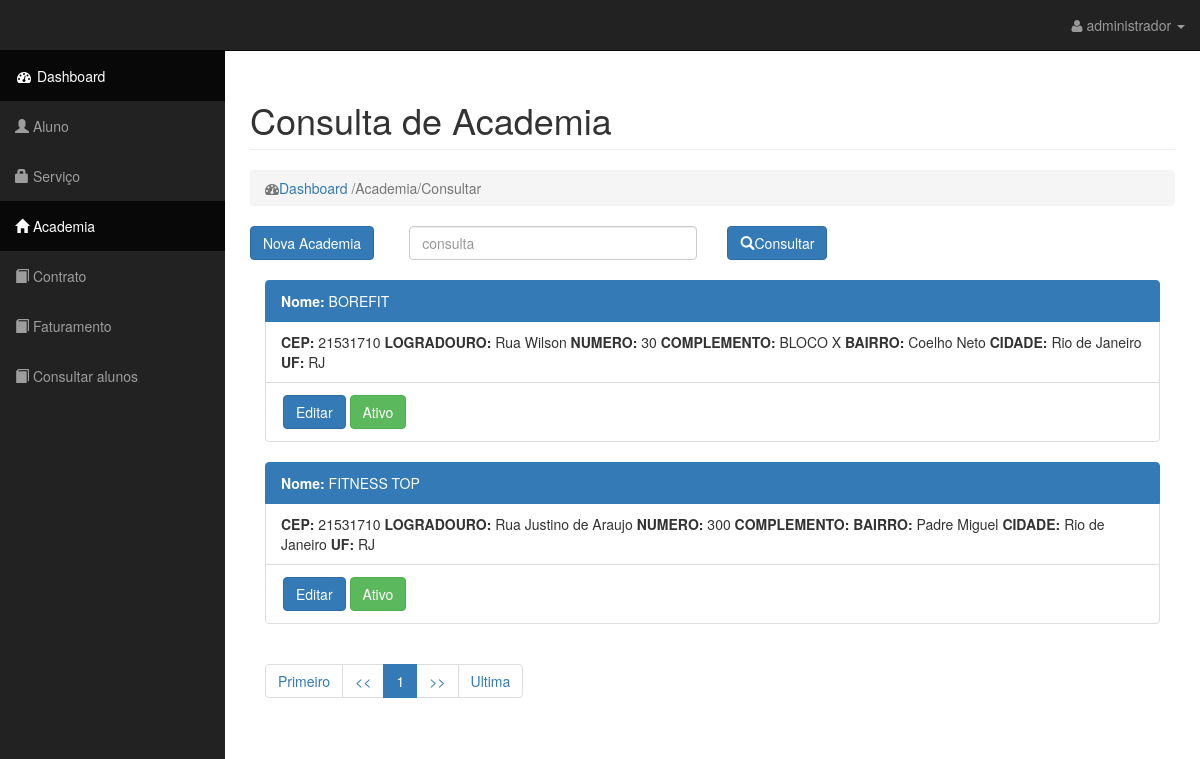
/?pagina=consultar-academia&p=1 (signed in), run on the app's committed database.
### tables this page shows
CREATE TABLE `academia` (
  `ID_ACADEMIA` int(11) NOT NULL,
  `NOME` varchar(100) NOT NULL,
  `CEP` varchar(8) NOT NULL,
  `LOGRADOURO` varchar(100) NOT NULL,
  `NUMERO` int(9) NOT NULL,
  `COMPLEMENTO` varchar(100) NOT NULL,
  `BAIRRO` varchar(50) NOT NULL,
  `CIDADE` varchar(50) NOT NULL,
  `UF` varchar(2) NOT NULL,
  `STATUS` int(1) NOT NULL
);

### index.php (called while the page is built, shortened)
<?php
$rota = new Rota();
$rota->Paginacao();

### model/Academia.php (the view, shortened to what this page needs)
<?php
class Academia extends \Model\Configuracao
{
    function ListarAcademia($pagina, $consulta,$urlParam)
    {
        $funcao = new Funcoes();
        $porPagina = 5;
        $offset = (($pagina - 1) * $porPagina);
        $limit = $porPagina;
        $SQL = "SELECT * FROM academia where (NOME LIKE '%" . $consulta . "%' or LOGRADOURO LIKE '%" . $consulta . "%' or CIDADE LIKE '%" . $consulta . "%' or BAIRRO LIKE '%" . $consulta . "%' or UF LIKE '%" . $consulta . "%') LIMIT " . $limit . " OFFSET " . $offset;
        $result = $this->conexao->query($SQL);
        if (!$result) {
            $funcao->msg('error', $this->conexao->error);
        } else {
            while ($row = $result->fetch_assoc()) {
                echo "<form method='post'>";
                echo "<ul class='list-group'>";
                echo "<li href='#' class='list-group-item active'><b>Nome:</b> " . $row['NOME'] . "</li>";
                echo "<li href='#' class='list-group-item'><b>CEP:</b> " . $row['CEP'];
                echo " <b>LOGRADOURO:</b> " . $row['LOGRADOURO'];
                echo " <b>NUMERO:</b> " . $row['NUMERO'];
                echo " <b>COMPLEMENTO:</b> " . $row['COMPLEMENTO'];
                echo " <b>BAIRRO:</b> " . $row['BAIRRO'];
                echo " <b>CIDADE:</b> " . $row['CIDADE'];
                echo " <b>UF:</b> " . $row['UF'] . "</li>";
                echo "<li href='#' class='list-group-item'>";
                echo "<a href='?pagina=atualizar-academia&id=" . $row['ID_ACADEMIA'] . "' style='margin: 2px' class='btn btn-primary'>Editar</a>";
                if ($row['STATUS'] == '1')
                    echo "<input type='submit' name='bt_status' value='Ativo' style='margin: 2px' class='btn btn-success' />";
                else
                    echo "<input type='submit' name='bt_status' value='Desativado' style='margin: 2px' class='btn btn-danger' />";
                echo "</li>";
                echo "</ul></form>";
            }
        }
    }
}

### public/admin/css/sb-admin.css (style rules this page uses)
body { margin-top: 100px; background-color: #fff; }
@media (min-width:768px) { body { margin-top: 50px; } }

### data on the page
academia: NOME "BOREFIT", CEP "21531710", LOGRADOURO "Rua Wilson", NUMERO "30", COMPLEMENTO "BLOCO X", BAIRRO "Coelho Neto", CIDADE "Rio de Janeiro", UF "RJ"
academia: NOME "FITNESS TOP", CEP "21531710", LOGRADOURO "Rua Justino de Araujo", NUMERO "300", BAIRRO "Padre Miguel", CIDADE "Rio de Janeiro", UF "RJ"

### other printed values
$_SESSION['nome'] "administrador"
$i "1"
